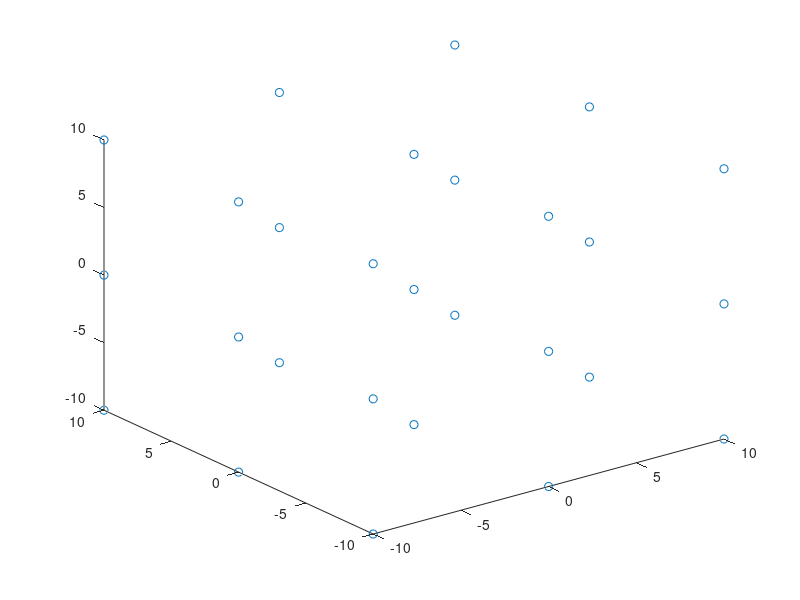
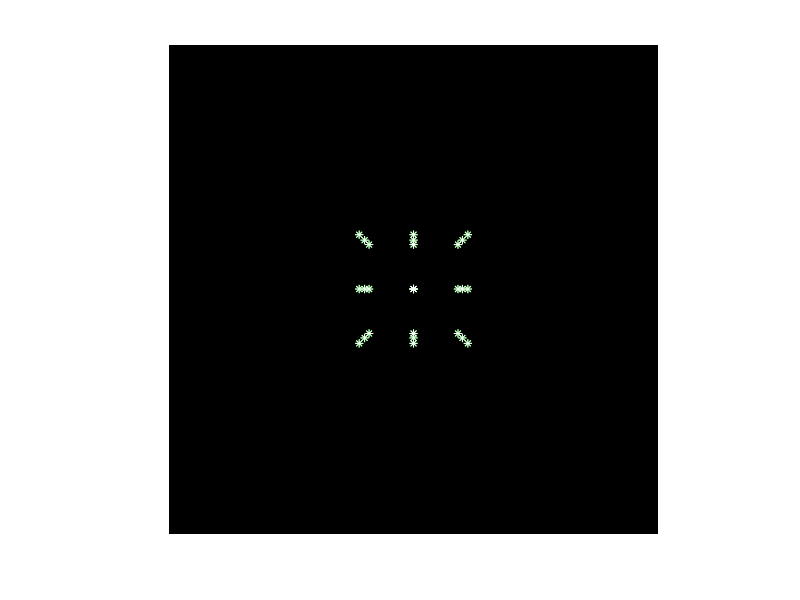

Write the MATLAB code that produced these figures, in order. (Note: this script raises an error after producing the figures.)
clear all; close all; clc;

%%%%%%%%%%%%%%%%%%%%%%%%%%%%%%%%%%%%%%%%%%%%%%%%%%%%%%%%%%%%%%%%%
% create the camera intrinsic
%%%%%%%%%%%%%%%%%%%%%%%%%%%%%%%%%%%%%%%%%%%%%%%%%%%%%%%%%%%%%%%%%

% for camera one
f1=512;
hx1=256;
hy1=256;
K1=[f1, 0, hx1; 0, f1, hy1; 0, 0, 1]


% Create Camera extrinic parameters
% For Camera 1
angx = 0; angy = 0; angz = 0;
cx = 0; cy = 0; cz = 100;
Rx = [ 1 0 0; 0 cos(angx) -sin(angx); 0 sin(angx) cos(angx)];
Ry = [ cos(angy) 0 sin(angy); 0 1 0; -sin(angy) 0 cos(angy)];
Rz = [ cos(angz) -sin(angz) 0; sin(angz) cos(angz) 0; 0 0 1];

R1=Rx*Ry*Rz;
M1 = [R1 -R1*[cx;cy;cz]; 0 0 0 1]


Point_3D=[-10,  -10,   -10,  0,  0,  0, 10, 10, 10,   -10,  -10, -10,  0,  0,  0, 10, 10, 10,    -10,   -10,     -10,  0,  0,  0, 10, 10, 10; ...   
          -10,  0,   10,   -10,  0, 10,   -10,  0, 10,  -10,  0, 10,   -10,  0, 10,   -10,  0, 10,    -10,  0,  10,   -10,  0, 10,   -10,  0, 10; ...
          -10,  -10,    -10,   -10,   -10,   -10,   -10,   -10,   -10, 0,  0,  0,  0,  0,  0,  0,  0,  0,  10, 10,  10, 10, 10, 10, 10, 10, 10; ...
          1,  1,    1,   1,   1,   1,   1,   1,   1,  1,   1,   1,   1,   1,   1,   1,   1,   1,    1,   1,    1,   1,   1,   1,   1,   1,   1];     


plot3(Point_3D(1,:),Point_3D(2,:),Point_3D(3,:), 'o');

%%%%%%%%%%%%%%%%%%%%%%%%%%%%%%%%%%%%%%%%%%%%%%%%%%%%%%%%%%%%%%%%%%%%%%%%%%%
%Project the points into image 1
M1_Ext=M1(1:3,:);

Proj_Matrix_1=K1*M1_Ext;
p1 = Proj_Matrix_1*Point_3D;
p1(1,:) = p1(1,:)./p1(3,:);
p1(2,:) = p1(2,:)./p1(3,:);
p1(3,:) = p1(3,:)./p1(3,:);
 

%%%%%%%%%%%%%%%%%%%%%%%%%%%%%%%%%%%%%%%%%%%%%%%%%%%%%%%%%%%%%%%%%%%%%%%%%%%
% Display image 1
  figure; ax=axes;

  I = zeros(512,512);
  imshow(I);
  hold on;
  plot(p1(1,:), p1(2,:), 'g*');
  
  % Add some noise to the image points
   sigma = 0;
   p1(1:2,:) = p1(1:2,:) + sigma*randn(2,size(p1, 2));
   plot(p1(1,:), p1(2,:), 'w*');
   hold off;
   
   DecomposeCamera(M1(1:3,:));
   
   
   
